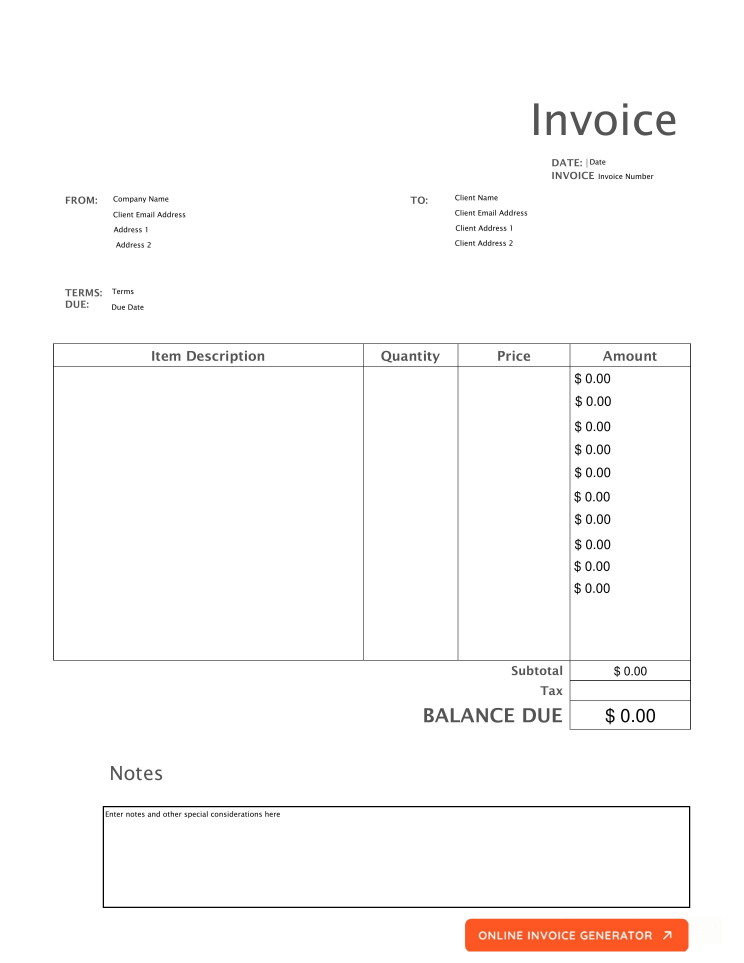
#> input picture Page_1.jpg, 2975 x 3850 px, found by its file name (shown at 1/4 size)
$ python -i jpgtoexcel.py   (imports and definitions only)
#> lines starting #> are read from the running program, lines starting #| are printed output that depends on the picture; after the words box and inside, x2 and y2 are one past the last pixel; in counts of white or black regions, pixels touching at a corner belong together
# use this command to install open cv2
# pip install opencv-python

# use this command to install PIL
# pip install Pillow

import cv2
from PIL import Image


def mark_region():

    im = cv2.imread("Page_1.jpg")
#> im is the input picture: shape (3850, 2975, 3); mean B, G, R 249.6, 250.1, 251.7

    gray = cv2.cvtColor(im, cv2.COLOR_BGR2GRAY)
    blur = cv2.GaussianBlur(gray, (9, 9), 0)
    thresh = cv2.adaptiveThreshold(
        blur, 255, cv2.ADAPTIVE_THRESH_GAUSSIAN_C, cv2.THRESH_BINARY_INV, 11, 30)
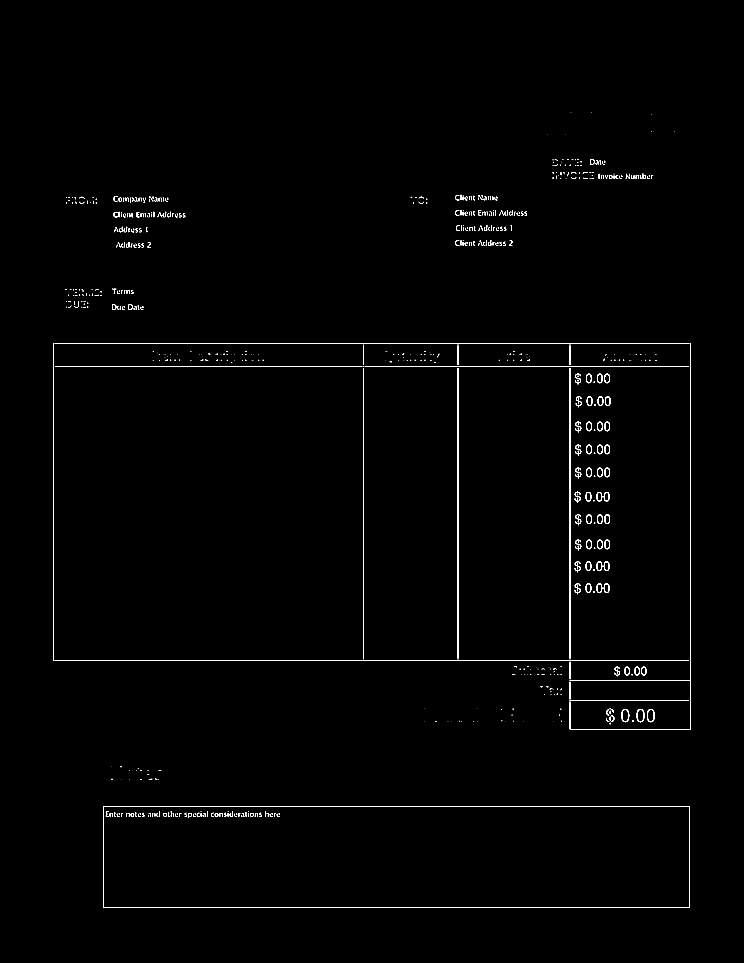
#> thresh: shape (3850, 2975) (shown at 1/4 size); 0.69% white in thin lines or dots, all inside (x1, y1, x2, y2) = (212, 449, 2764, 3631)

    # Dilate to combine adjacent text contours
    kernel = cv2.getStructuringElement(cv2.MORPH_RECT, (9, 9))
    dilate = cv2.dilate(thresh, kernel, iterations=4)
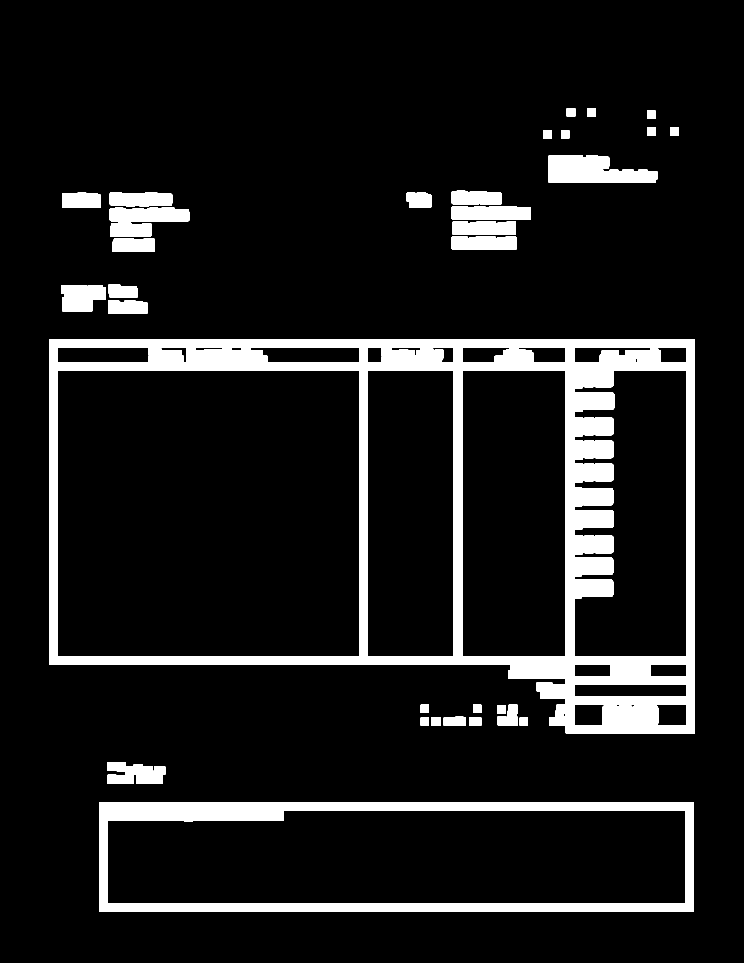
#> dilate: shape (3850, 2975) (shown at 1/4 size); 10.4% white; 37 white regions

    # Find contours, highlight text areas, and extract ROIs
    cnts = cv2.findContours(dilate, cv2.RETR_EXTERNAL, cv2.CHAIN_APPROX_SIMPLE)
#> cnts = 37 contours; largest, box (x1, y1, x2, y2) and area: (196, 1358, 2780, 2934) 3517283, (396, 3209, 2776, 3647) 1039623, (2195, 621, 2629, 732) 34858, (1805, 824, 2124, 878) 16090, (438, 831, 757, 885) 16062
    cnts = cnts[0] if len(cnts) == 2 else cnts[1]

    line_items_coordinates = []
    for c in cnts:
        area = cv2.contourArea(c)
        x, y, w, h = cv2.boundingRect(c)

        if y >= 600 and x <= 1000:
            if area > 10000:
                image = cv2.rectangle(
                    im, (x, y), (2200, y+h), color=(255, 0, 255), thickness=3)
                line_items_coordinates.append([(x, y), (2200, y+h)])

        if y >= 2400 and x <= 2000:
            image = cv2.rectangle(im, (x, y), (2200, y+h),
                                  color=(255, 0, 255), thickness=3)
            line_items_coordinates.append([(x, y), (2200, y+h)])
#> this loop made 37 passes
#> (area, x, y, w, h) on passes 2, 3, 5, 7, 8, 10, 12, 13, 16, 17, 18, 19: (2145, 468, 3101, 68, 34), (1222.5, 430, 3099, 36, 36), (10357.5, 466, 3049, 195, 86), (1537, 1877, 2870, 48, 34), (1185.5, 1726, 2870, 37, 34), (2913, 1775, 2867, 89, 36), (3833, 2197, 2819, 65, 84), (4449, 1991, 2819, 80, 84), (3517283, 196, 1358, 2584, 1576), (7803.5, 432, 1202, 158, 53), (15220.5, 245, 1141, 177, 105), (5516, 433, 1139, 117, 53)
#> (c, area, x, y, w, h) on passes 1, 4, 6, 9, 11, 14: ([[396, 3209], [396, 3646], [2775, 3646], [2775, 3209]], 1039623, 396, 3209, 2380, 438), ([[430, 3050], [430, 3082], [462, 3082], [462, 3050]], 1024, 430, 3050, 33, 33), ([[2079, 2870], [2079, 2902], [2111, 2902], [2111, 2870]], 1024, 2079, 2870, 33, 33), ([[1683, 2870], [1683, 2902], [1715, 2902], [1715, 2870]], 1024, 1683, 2870, 33, 33), ([[1990, 2822], [1990, 2855], [2023, 2855], [2023, 2822]], 1089, 1990, 2822, 34, 34), ([[1892, 2819], [1892, 2851], [1924, 2851], [1924, 2819]], 1024, 1892, 2819, 33, 33)
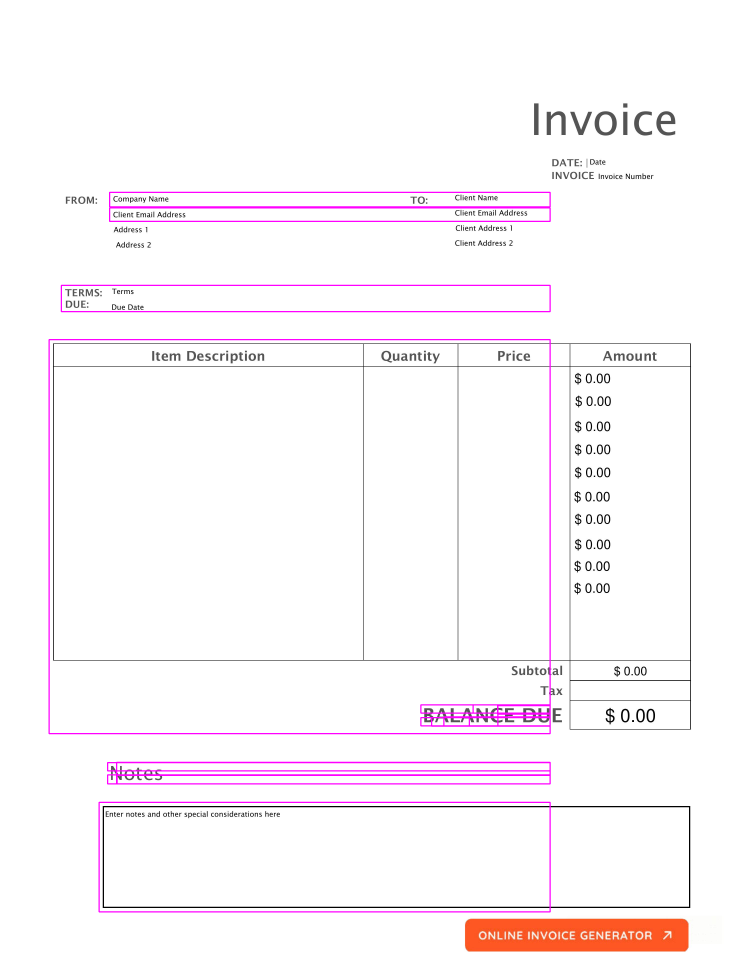
#> im: shape (3850, 2975, 3) (shown at 1/4 size); mean B, G, R 249.7, 246.4, 251.7
#> after the loop, line_items_coordinates = 19 items

    return image, line_items_coordinates

>>> result = mark_region()
